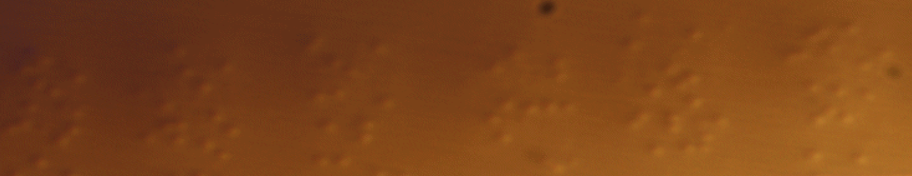
#> input picture project1/defects.png, 912 x 176 px
$ python bump.py
#> lines starting #> are read from the running program, lines starting #| are printed output that depends on the picture; after the words box and inside, x2 and y2 are one past the last pixel; in counts of white or black regions, pixels touching at a corner belong together
### project1/crater.py
'''
Author: Cody Costa
Date:   8/5/2025

'''

import cv2
import numpy as np
import matplotlib.pyplot as plt


# load image into grayscale form
img = 'defects.png'
image = cv2.imread(img)
#> image is the input picture: shape (176, 912, 3); mean B, G, R 25.9, 67.7, 124.9
gray = cv2.cvtColor(image, cv2.COLOR_BGR2GRAY)
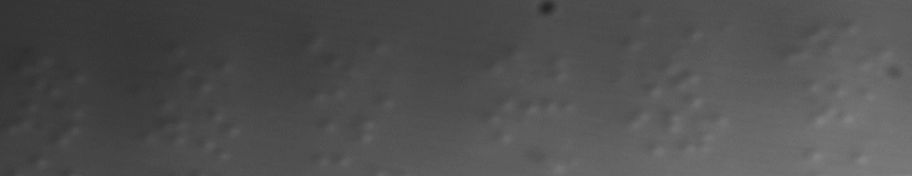
#> gray: shape (176, 912); min 39, max 133, mean 80.1

# enhance contrast
clahe = cv2.createCLAHE(clipLimit=2.0, tileGridSize=(8, 8))
gray_enhanced = clahe.apply(gray)
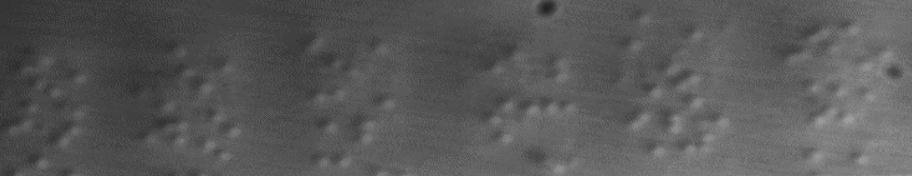
#> gray_enhanced: shape (176, 912); min 34, max 160, mean 88.2

# reduce noise with gaussian blur
blurred = cv2.GaussianBlur(gray_enhanced, (7, 7), 0)


# playing around with these values to tune results
C = 16
BLOCK_SIZE = 25

# binarize image
thresh = cv2.adaptiveThreshold(blurred, 255, cv2.ADAPTIVE_THRESH_GAUSSIAN_C, cv2.THRESH_BINARY_INV, BLOCK_SIZE, C)
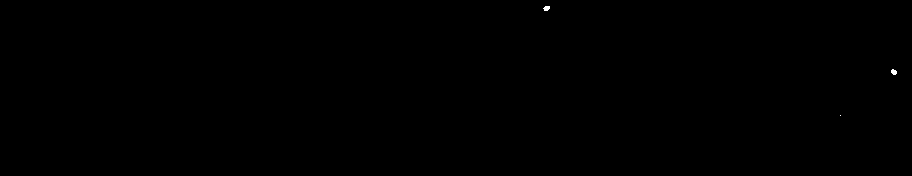
#> thresh: shape (176, 912); 0.03% white; 3 white regions (1 under 20 px), largest, box (x1, y1, x2, y2) and area: (543, 6, 550, 11) 27, (891, 69, 897, 75) 27

# find contours
contours, _ = cv2.findContours(thresh, cv2.RETR_EXTERNAL, cv2.CHAIN_APPROX_SIMPLE)
#> contours = 3 contours, all with area under 20
# print(contours)

# record centroids of each defect
crater_centroids = []

# plot defects on original image
for contour in contours:
    M = cv2.moments(contour)

    if M['m00'] != 0:
        cx = int(M['m10'] / M['m00'])
        cy = int(M['m01'] / M['m00'])

        crater_centroids.append((cx, cy))

        cv2.circle(blurred, (cx, cy), 5, (0, 255, 0), 1)
#> this loop made 3 passes
#> (cx, cy) on passes 2 to 3: (893, 71), (546, 7)
#> contour on pass 1: [[840, 115]]
#> blurred: shape (176, 912); min 0, max 156, mean 88.1
#> after the loop, crater_centroids = [(893, 71), (546, 7)]

    # [15 lines of commented-out code are left out]
cv2.waitKey()
cv2.destroyAllWindows()

### project1/bump.py
'''
Author: Cody Costa
Date:   8/5/2025

'''

import cv2
import numpy as np
import matplotlib.pyplot as plt
import time

from crater import crater_centroids

# load image into grayscale form
img = 'defects.png'
image = cv2.imread(img)
gray = cv2.cvtColor(image, cv2.COLOR_BGR2GRAY)

# enhance contrast
clahe = cv2.createCLAHE(clipLimit=2.0, tileGridSize=(8, 8))
gray_enhanced = clahe.apply(gray)

# reduce noise with gaussian blur
blurred = cv2.GaussianBlur(gray_enhanced, (7, 7), 0)


# playing around with these values to tune results
C = -6
BLOCK_SIZE = 25

# binarize image
thresh = cv2.adaptiveThreshold(blurred, 255, cv2.ADAPTIVE_THRESH_GAUSSIAN_C, cv2.THRESH_BINARY, BLOCK_SIZE, C)
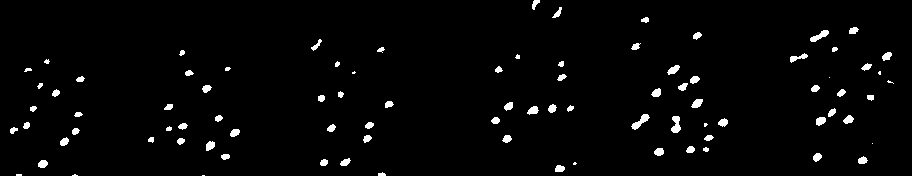
#> thresh: shape (176, 912); 2.4% white; 89 white regions (12 under 20 px)

# find contours
contours, _ = cv2.findContours(thresh, cv2.RETR_EXTERNAL, cv2.CHAIN_APPROX_SIMPLE)
#> contours = 89 contours, 24 with area under 20; largest, box (x1, y1, x2, y2) and area: (631, 114, 650, 130) 98, (671, 116, 681, 133) 93, (810, 30, 829, 42) 84, (691, 99, 703, 108) 60, (667, 65, 680, 75) 60
# print(contours)

# record centroids of each defect
centroids = []

# plot defects on original image
for contour in contours:
    M = cv2.moments(contour)

    if M['m00'] != 0:
        cx = int(M['m10'] / M['m00'])
        cy = int(M['m01'] / M['m00'])

        # ignore large dark areas
        if cy < 16 or cx > 887:
            continue

        centroids.append((cx, cy))

        cv2.circle(blurred, (cx, cy), 5, (0, 255, 0), 2)
#> this loop made 89 passes
#> (contour, cx, cy) on pass 3: ([[16, 174], [16, 175], [21, 175], [21, 174]], 18, 174)
#> (cx, cy) on passes 2, 4, 5, 6, 7, 8: (74, 174), (381, 173), (559, 168), (574, 163), (42, 163), (323, 162)
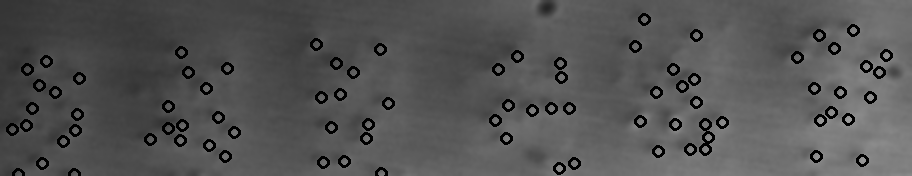
#> blurred: shape (176, 912); min 0, max 156, mean 83.5
#> after the loop, centroids = 83 pairs, first value 12 to 886, second value 19 to 174

    # cv2.drawContours(blurred, [contour], -1, (0, 0, 255), 1)

for item in crater_centroids:
    cx = item[0]
    cy = item[1]

    cv2.circle(blurred, (cx, cy), 5, (0, 255, 0), 2)
#> this loop made 2 passes
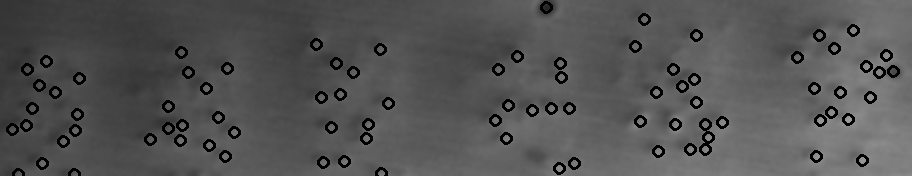
#> blurred: shape (176, 912); 0.11% of pixels changed, all inside (x1, y1, x2, y2) = (540, 1, 900, 78)

centroids += crater_centroids
#> centroids = 85 pairs, first value 12 to 893, second value 7 to 174

cv2.imwrite('defects_labeled_improved.jpg', blurred)

cv2.imshow('GE', gray_enhanced)
cv2.imshow('blurred', blurred)
cv2.imshow('binary', thresh)
# cv2.imshow('defects', image)

# print defect count
print(f'defect count = {len(centroids)}')
#| defect count = 85


# close windows with keypress
cv2.waitKey()
cv2.destroyAllWindows()
